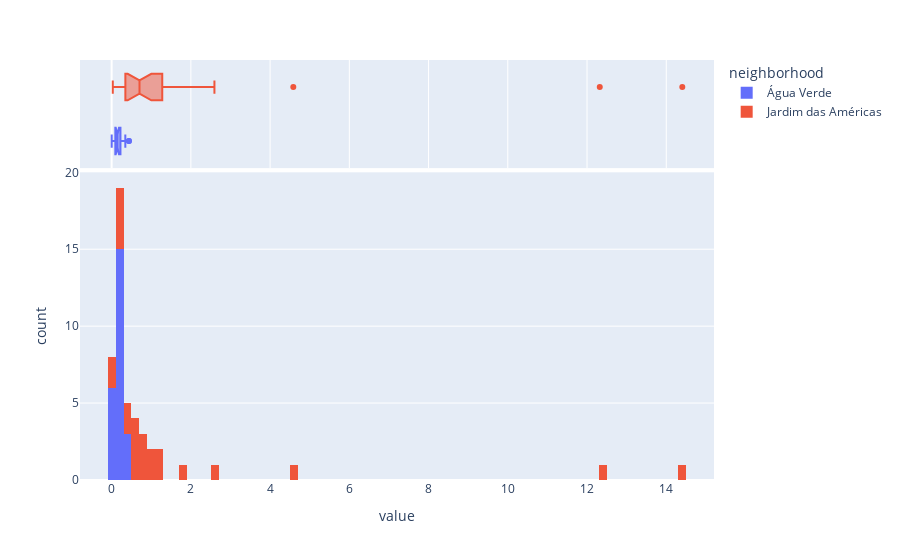

The cell this chart's notebook holds for it:
### Code cell
px.histogram(gdf, 
             x=["abs_mean_gradient_unary","abs_mean_gradient_reconstructed"],
            #  y="tip", 
             color="neighborhood",
                   marginal="box", # or violin, rug
                #    hover_data=df.columns
                # range_x=(0,30),
                width = 900,
                nbins=100,
                   )

### Figure 1 — Plotly figure (JSON) as saved in the notebook; plotly's stock layout.template omitted (floating-point values rounded to 4 significant figures)
{"data": [{"alignmentgroup": "True", "bingroup": "x", "hovertemplate": "neighborhood=Água Verde<br>value=%{x}<br>count=%{y}<extra></extra>", "legendgroup": "Água Verde", "marker": {"color": "#636efa", "pattern": {"shape": ""}}, "name": "Água Verde", "nbinsx": 100, "offsetgroup": "Água Verde", "orientation": "v", "showlegend": true, "type": "histogram", "x": [0.3456, 0.2186, 0.1348, 0.1941, 0.2265, 0.1808, 0.2271, 0.0704, 0.4347, 0.05426, 0.0017, 0.04951, 0.2592, 0.07779, 0.1191, 0.145, 0.109, 0.1445, 0.05867, 0.1388, 0.1402, 0.1702, 0.4378, 0.1731], "xaxis": "x", "yaxis": "y"}, {"alignmentgroup": "True", "hovertemplate": "neighborhood=Água Verde<br>value=%{x}<extra></extra>", "legendgroup": "Água Verde", "marker": {"color": "#636efa"}, "name": "Água Verde", "notched": true, "offsetgroup": "Água Verde", "showlegend": false, "type": "box", "x": [0.3456, 0.2186, 0.1348, 0.1941, 0.2265, 0.1808, 0.2271, 0.0704, 0.4347, 0.05426, 0.0017, 0.04951, 0.2592, 0.07779, 0.1191, 0.145, 0.109, 0.1445, 0.05867, 0.1388, 0.1402, 0.1702, 0.4378, 0.1731], "xaxis": "x2", "yaxis": "y2"}, {"alignmentgroup": "True", "bingroup": "x", "hovertemplate": "neighborhood=Jardim das Américas<br>value=%{x}<br>count=%{y}<extra></extra>", "legendgroup": "Jardim das Américas", "marker": {"color": "#EF553B", "pattern": {"shape": ""}}, "name": "Jardim das Américas", "nbinsx": 100, "offsetgroup": "Jardim das Américas", "orientation": "v", "showlegend": true, "type": "histogram", "x": [0.02928, 0.7439, 0.2825, 14.4, 2.595, 0.5361, 0.07287, 0.5935, 0.1378, 1.047, 1.285, 0.5319, 0.2037, 0.285, 0.4081, 0.4705, 0.7956, 0.6632, 1.092, 1.271, 1.837, 4.586, 12.32, 0.7767], "xaxis": "x", "yaxis": "y"}, {"alignmentgroup": "True", "hovertemplate": "neighborhood=Jardim das Américas<br>value=%{x}<extra></extra>", "legendgroup": "Jardim das Américas", "marker": {"color": "#EF553B"}, "name": "Jardim das Américas", "notched": true, "offsetgroup": "Jardim das Américas", "showlegend": false, "type": "box", "x": [0.02928, 0.7439, 0.2825, 14.4, 2.595, 0.5361, 0.07287, 0.5935, 0.1378, 1.047, 1.285, 0.5319, 0.2037, 0.285, 0.4081, 0.4705, 0.7956, 0.6632, 1.092, 1.271, 1.837, 4.586, 12.32, 0.7767], "xaxis": "x2", "yaxis": "y2"}], "layout": {"barmode": "relative", "legend": {"title": {"text": "neighborhood"}, "tracegroupgap": 0}, "margin": {"t": 60}, "width": 900, "xaxis": {"anchor": "y", "domain": [0, 1], "title": {"text": "value"}}, "xaxis2": {"anchor": "y2", "domain": [0, 1], "matches": "x", "showgrid": true, "showticklabels": false}, "yaxis": {"anchor": "x", "domain": [0, 0.7326], "title": {"text": "count"}}, "yaxis2": {"anchor": "x2", "domain": [0.7426, 1], "matches": "y2", "showgrid": false, "showline": false, "showticklabels": false, "ticks": ""}}}
